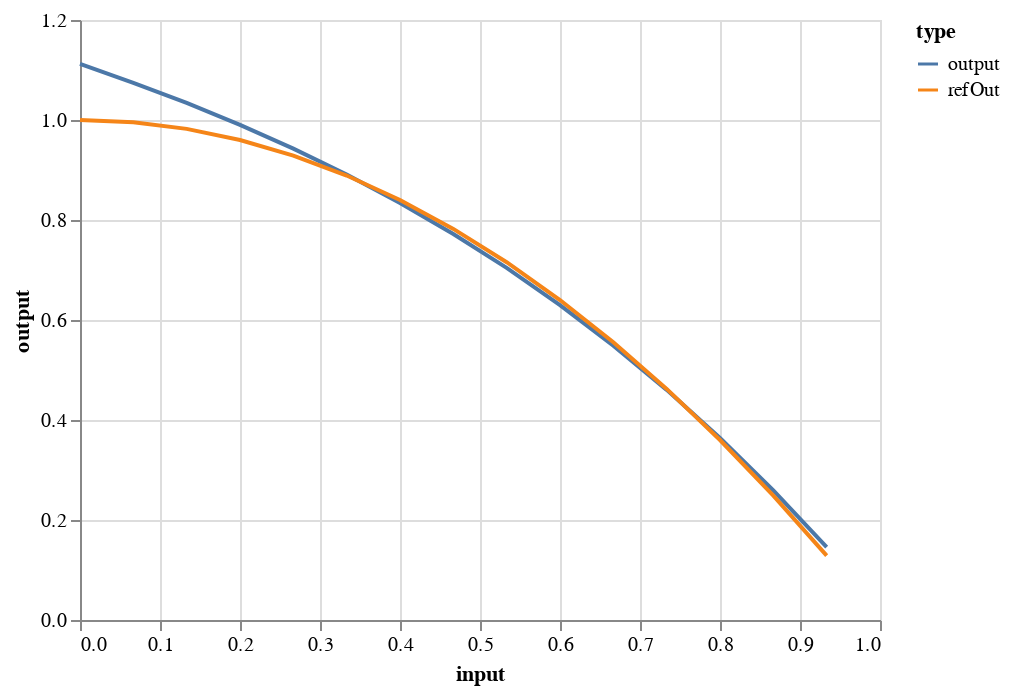

Notebook cell for this chart:
### Code cell
plotOutput(input, output, refOut)

### Figure 1 — Vega-Lite specification as saved in the notebook (floating-point values rounded to 4 significant figures)
{"config": {"view": {"continuousWidth": 400, "continuousHeight": 300}}, "data": {"name": "data-9c624fac65e0e804e6930b4f72cdf7d8"}, "mark": "line", "encoding": {"color": {"type": "nominal", "field": "type"}, "x": {"type": "quantitative", "field": "input"}, "y": {"type": "quantitative", "field": "output"}}, "$schema": "https://vega.github.io/schema/vega-lite/v4.8.1.json", "datasets": {"data-9c624fac65e0e804e6930b4f72cdf7d8": [{"input": 0.0, "output": 1.112, "type": "output"}, {"input": 0.0, "output": 1.0, "type": "refOut"}, {"input": 0.06667, "output": 1.074, "type": "output"}, {"input": 0.06667, "output": 0.9956, "type": "refOut"}, {"input": 0.1333, "output": 1.034, "type": "output"}, {"input": 0.1333, "output": 0.9822, "type": "refOut"}, {"input": 0.2, "output": 0.9904, "type": "output"}, {"input": 0.2, "output": 0.96, "type": "refOut"}, {"input": 0.2667, "output": 0.9428, "type": "output"}, {"input": 0.2667, "output": 0.9289, "type": "refOut"}, {"input": 0.3333, "output": 0.8909, "type": "output"}, {"input": 0.3333, "output": 0.8889, "type": "refOut"}, {"input": 0.4, "output": 0.8342, "type": "output"}, {"input": 0.4, "output": 0.84, "type": "refOut"}, {"input": 0.4667, "output": 0.7721, "type": "output"}, {"input": 0.4667, "output": 0.7822, "type": "refOut"}, {"input": 0.5333, "output": 0.7042, "type": "output"}, {"input": 0.5333, "output": 0.7156, "type": "refOut"}, {"input": 0.6, "output": 0.6299, "type": "output"}, {"input": 0.6, "output": 0.64, "type": "refOut"}, {"input": 0.6667, "output": 0.5488, "type": "output"}, {"input": 0.6667, "output": 0.5556, "type": "refOut"}, {"input": 0.7333, "output": 0.4603, "type": "output"}, {"input": 0.7333, "output": 0.4622, "type": "refOut"}, {"input": 0.8, "output": 0.364, "type": "output"}, {"input": 0.8, "output": 0.36, "type": "refOut"}, {"input": 0.8667, "output": 0.2593, "type": "output"}, {"input": 0.8667, "output": 0.2489, "type": "refOut"}, {"input": 0.9333, "output": 0.1457, "type": "output"}, {"input": 0.9333, "output": 0.1289, "type": "refOut"}]}}
